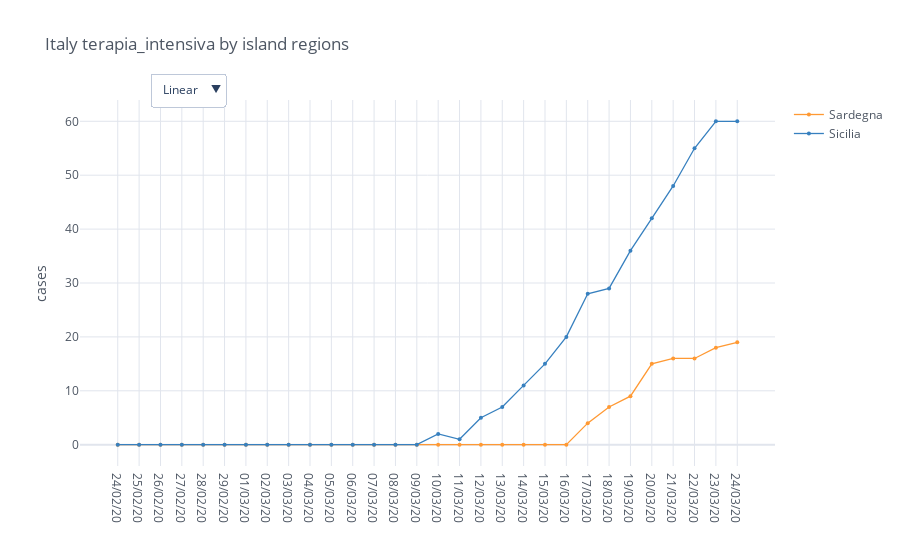

Here is the notebook cell this chart was saved with:
### Code cell
regions = io.italy_load_regions(io.italy_islands_regions)
total_cases = io.italy_regions_filter_by_category(regions, category)

mpl.iplot_comparative_plot(total_cases, title='Italy ' + category + ' by island regions')

### Figure 1 — Plotly figure (JSON) as saved in the notebook; plotly's stock layout.template omitted (floating-point values rounded to 4 significant figures)
{"data": [{"line": {"color": "rgba(255, 153, 51, 1.0)", "dash": "solid", "shape": "linear", "width": 1.3}, "marker": {"size": 4, "symbol": "circle"}, "mode": "lines+markers", "name": "Sardegna", "text": "", "type": "scatter", "x": ["24/02/20", "25/02/20", "26/02/20", "27/02/20", "28/02/20", "29/02/20", "01/03/20", "02/03/20", "03/03/20", "04/03/20", "05/03/20", "06/03/20", "07/03/20", "08/03/20", "09/03/20", "10/03/20", "11/03/20", "12/03/20", "13/03/20", "14/03/20", "15/03/20", "16/03/20", "17/03/20", "18/03/20", "19/03/20", "20/03/20", "21/03/20", "22/03/20", "23/03/20", "24/03/20"], "y": [0, 0, 0, 0, 0, 0, 0, 0, 0, 0, 0, 0, 0, 0, 0, 0, 0, 0, 0, 0, 0, 0, 4, 7, 9, 15, 16, 16, 18, 19]}, {"line": {"color": "rgba(55, 128, 191, 1.0)", "dash": "solid", "shape": "linear", "width": 1.3}, "marker": {"size": 4, "symbol": "circle"}, "mode": "lines+markers", "name": "Sicilia", "text": "", "type": "scatter", "x": ["24/02/20", "25/02/20", "26/02/20", "27/02/20", "28/02/20", "29/02/20", "01/03/20", "02/03/20", "03/03/20", "04/03/20", "05/03/20", "06/03/20", "07/03/20", "08/03/20", "09/03/20", "10/03/20", "11/03/20", "12/03/20", "13/03/20", "14/03/20", "15/03/20", "16/03/20", "17/03/20", "18/03/20", "19/03/20", "20/03/20", "21/03/20", "22/03/20", "23/03/20", "24/03/20"], "y": [0, 0, 0, 0, 0, 0, 0, 0, 0, 0, 0, 0, 0, 0, 0, 2, 1, 5, 7, 11, 15, 20, 28, 29, 36, 42, 48, 55, 60, 60]}], "layout": {"legend": {"bgcolor": "#FFFFFF", "font": {"color": "#4D5663"}}, "paper_bgcolor": "#FFFFFF", "plot_bgcolor": "#FFFFFF", "title": {"font": {"color": "#4D5663"}, "text": "Italy terapia_intensiva by island regions"}, "updatemenus": [{"buttons": [{"args": [{"yaxis.type": "linear"}], "label": "Linear", "method": "relayout"}, {"args": [{"yaxis.type": "log"}], "label": "Log", "method": "relayout"}], "direction": "down", "pad": {"r": 10, "t": 10}, "showactive": true, "x": 0.1, "xanchor": "left", "y": 1.1, "yanchor": "top"}], "xaxis": {"gridcolor": "#E1E5ED", "showgrid": true, "tickfont": {"color": "#4D5663"}, "title": {"font": {"color": "#4D5663"}, "text": ""}, "zerolinecolor": "#E1E5ED"}, "yaxis": {"gridcolor": "#E1E5ED", "showgrid": true, "tickfont": {"color": "#4D5663"}, "title": {"font": {"color": "#4D5663"}, "text": "cases"}, "zerolinecolor": "#E1E5ED"}}}
